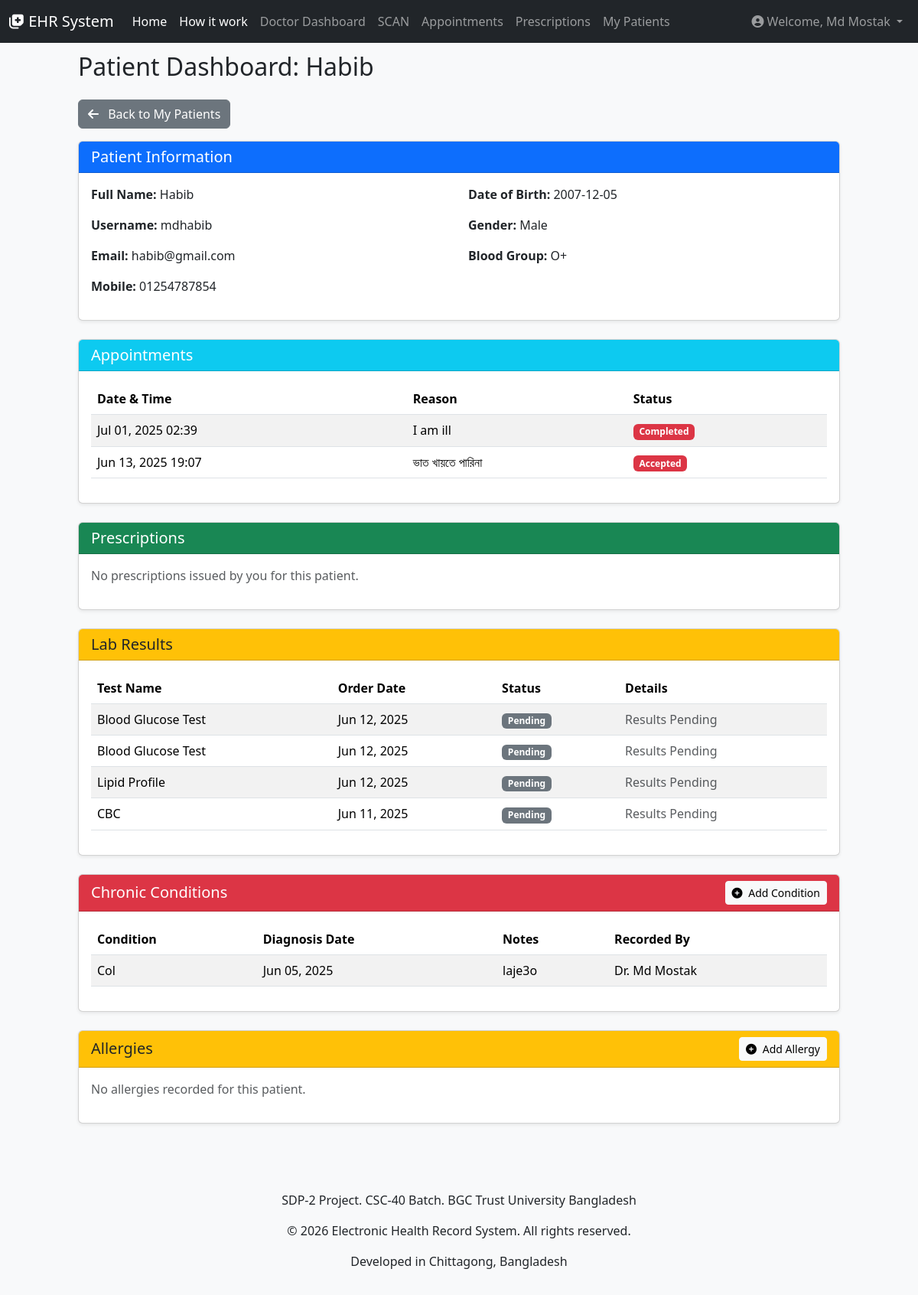
/doctor/patient_dashboard.php?patient_id=1 (signed in), run on an earlier commit of the app's database.
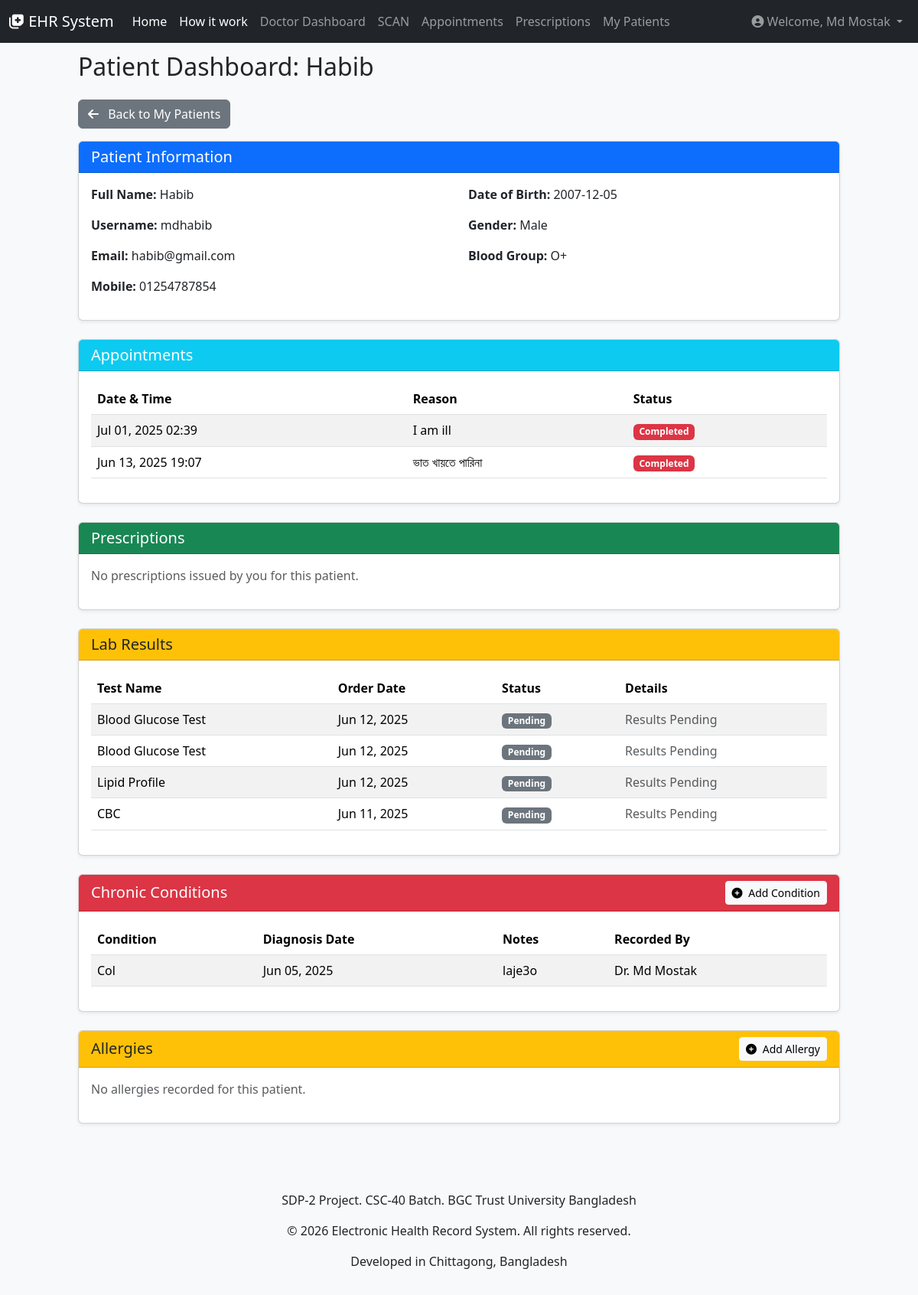
And on a later commit of the database.
### tables this page shows
CREATE TABLE `appointments` (
  `id` int(11) NOT NULL,
  `doctor_id` int(11) NOT NULL,
  `patient_id` int(11) NOT NULL,
  `appointment_date_time` datetime NOT NULL,
  `reason` text DEFAULT NULL,
  `status` enum('pending','accepted','declined','completed','cancelled') DEFAULT 'pending',
  `notes` text DEFAULT NULL,
  `created_at` timestamp NOT NULL DEFAULT current_timestamp(),
  `updated_at` timestamp NOT NULL DEFAULT current_timestamp() ON UPDATE current_timestamp(),
  `reason_for_cancellation` text DEFAULT NULL,
  `doctor_notes` text DEFAULT NULL,
  `reason_for_decline` text DEFAULT NULL
);

### doctor/patient_dashboard.php (the view, shortened to what the changed rows need)
<?php
require_once '../includes/db_connection.php';
require_once '../includes/header.php';
$doctor_user_id = $_SESSION['user_id'];
$doctor_id = null;
$message = '';
try {
    $stmt = $pdo->prepare("SELECT id FROM doctors WHERE user_id = ?");
    $stmt->execute([$doctor_user_id]);
    $doctor_data = $stmt->fetch();
    if ($doctor_data) {
        $doctor_id = $doctor_data['id'];
    } else {
        die("Doctor record not found for this user.");
    }
} catch (PDOException $e) {
    die("Error fetching doctor ID: " . $e->getMessage());
}
$patient_id = filter_var($_GET['patient_id'] ?? null, FILTER_VALIDATE_INT);
$patient_info = null;
try {
    $stmt = $pdo->prepare("SELECT u.full_name, u.email, u.mobile, p.date_of_birth, p.gender, p.blood_group, u.username
                          FROM patients p
                          JOIN users u ON p.user_id = u.id
                          WHERE p.id = ?");
    $stmt->execute([$patient_id]);
    $patient_info = $stmt->fetch(PDO::FETCH_ASSOC);
} catch (PDOException $e) {
    $message = "Error fetching patient info: " . $e->getMessage();
    $message_type = "danger";
}
try {
    $stmt = $pdo->prepare("SELECT a.appointment_date_time, a.reason, a.status, du.full_name AS doctor_name_app, d.specialty
                          FROM appointments a
                          JOIN doctors d ON a.doctor_id = d.id
                          JOIN users du ON d.user_id = du.id -- ADD THIS LINE: Join users table for doctor's name
                          WHERE a.patient_id = ? AND a.doctor_id = ?
                          ORDER BY a.appointment_date_time DESC");
    $stmt->execute([$patient_id, $doctor_id]);
    $patient_appointments = $stmt->fetchAll(PDO::FETCH_ASSOC);
} catch (PDOException $e) {
    $message .= "Error fetching appointments: " . $e->getMessage();
    $message_type = "danger";
}
$patient_appointments = [];
try {
    $stmt = $pdo->prepare("SELECT a.appointment_date_time, a.reason, a.status, du.full_name AS doctor_name_app, d.specialty
                          FROM appointments a
                          JOIN doctors d ON a.doctor_id = d.id
                          JOIN users du ON d.user_id = du.id -- ADD THIS LINE: Join users table for doctor's name
                          WHERE a.patient_id = ? AND a.doctor_id = ?
                          ORDER BY a.appointment_date_time DESC");
    $stmt->execute([$patient_id, $doctor_id]);
    $patient_appointments = $stmt->fetchAll(PDO::FETCH_ASSOC);
} catch (PDOException $e) {
    $message .= "Error fetching appointments: " . $e->getMessage();
    $message_type = "danger";
}
$patient_lab_results = [];
try {
    $stmt = $pdo->prepare("SELECT
                                lo.id AS order_id,
                                lt.test_name,
                                lo.order_date,
                                lo.status,
                                lr.result_data,
                                lr.result_date,
                                lr.notes AS result_notes
                           FROM
                                lab_orders lo
                           JOIN
                                lab_tests lt ON lo.test_id = lt.id
                           LEFT JOIN
                                lab_results lr ON lo.id = lr.order_id
                           WHERE
                                lo.patient_id = ? AND lo.doctor_id = ?
                           ORDER BY
                                lo.order_date DESC");
    $stmt->execute([$patient_id, $doctor_id]);
    $patient_lab_results = $stmt->fetchAll(PDO::FETCH_ASSOC);
} catch (PDOException $e) {
    $message .= "Error fetching lab results: " . $e->getMessage();
    $message_type = "danger";
}
$patient_chronic_conditions = [];
try {
    $stmt = $pdo->prepare("SELECT cc.condition_name, cc.diagnosis_date, cc.notes, du.full_name AS doctor_name_cc
                           FROM chronic_conditions cc
                           JOIN doctors d ON cc.doctor_id = d.id
                           JOIN users du ON d.user_id = du.id
                           WHERE cc.patient_id = ?
                           ORDER BY cc.diagnosis_date DESC, cc.created_at DESC");
    $stmt->execute([$patient_id]);
    $patient_chronic_conditions = $stmt->fetchAll(PDO::FETCH_ASSOC);
} catch (PDOException $e) {
    $message .= "Error fetching chronic conditions: " . $e->getMessage();
    $message_type = "danger";
}
?>
<div class="contianer mt-4">
<div class="row justify-content-center">
    <div class="col-md-11 col-lg-10">
        <h2 class="mb-4">Patient Dashboard: <?php echo htmlspecialchars($patient_info['full_name'] ?? 'N/A'); ?></h2>
        <div class="card shadow-sm mb-4">
            <div class="card-body">
                <?php if (!empty($patient_appointments)): ?>
                    <div class="table-responsive">
                        <table class="table table-hover table-striped">
                            <thead>
                                <tr>
                                    <th>Date & Time</th>
                                    <th>Reason</th>
                                    <th>Status</th>
                                </tr>
                            </thead>
                            <tbody>
                                <?php foreach ($patient_appointments as $app): ?>
                                    <tr>
                                        <td><?php echo htmlspecialchars(date('M d, Y H:i', strtotime($app['appointment_date_time']))); ?></td>
                                        <td><?php echo htmlspecialchars($app['reason']); ?></td>
                                        <td><span class="badge <?php echo ($app['status'] == 'approved' ? 'bg-success' : ($app['status'] == 'pending' ? 'bg-warning text-dark' : 'bg-danger')); ?>"><?php echo ucfirst(htmlspecialchars($app['status'])); ?></span></td>
                                    </tr>
                                <?php endforeach; ?>
                            </tbody>
                        </table>
                    </div>
                <?php else: ?>
                    <p class="text-muted">No appointments recorded with you for this patient.</p>
                <?php endif; ?>
            </div>
        </div>
        <div class="card shadow-sm mb-4">
            <div class="card-body">
                <?php if (!empty($patient_lab_results)): ?>
                    <div class="table-responsive">
                        <table class="table table-hover table-striped">
                            <thead>
                                <tr>
                                    <th>Test Name</th>
                                    <th>Order Date</th>
                                    <th>Status</th>
                                    <th>Details</th>
                                </tr>
                            </thead>
                        </table>
                    </div>
                <?php else: ?>
                    <p class="text-muted">No lab orders by you found for this patient.</p>
                <?php endif; ?>
            </div>
        </div>
        <div class="card shadow-sm mb-4">
            <div class="card-body">
                <?php if (!empty($patient_chronic_conditions)): ?>
                    <div class="table-responsive">
                        <table class="table table-hover table-striped">
                            <thead>
                                <tr>
                                    <th>Condition</th>
                                    <th>Diagnosis Date</th>
                                    <th>Notes</th>
                                    <th>Recorded By</th>
                                </tr>
                            </thead>
                        </table>
                    </div>
                <?php else: ?>
                    <p class="text-muted">No chronic conditions recorded for this patient.</p>
                <?php endif; ?>
            </div>
        </div>
    </div>
</div>
</div>

What changed in the data, as far as the page shows it:
changed appointments "Jun 13, 2025 19:07": status "Accepted" → "Completed"
